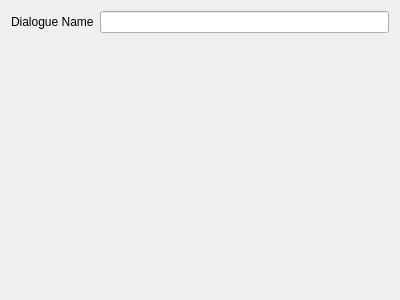
<?xml version="1.0" encoding="UTF-8"?>
<ui version="4.0">
 <class>WizardPageDialogue</class>
 <widget class="QWizardPage" name="WizardPageDialogue">
  <property name="geometry">
   <rect>
    <x>0</x>
    <y>0</y>
    <width>400</width>
    <height>300</height>
   </rect>
  </property>
  <property name="windowTitle">
   <string>WizardPage</string>
  </property>
  <property name="title">
   <string>New Dialogue</string>
  </property>
  <layout class="QFormLayout" name="formLayout">
   <item row="0" column="0">
    <widget class="QLabel" name="label">
     <property name="text">
      <string>Dialogue Name</string>
     </property>
    </widget>
   </item>
   <item row="0" column="1">
    <widget class="QLineEdit" name="lineEditName"/>
   </item>
  </layout>
 </widget>
 <resources/>
 <connections/>
</ui>
